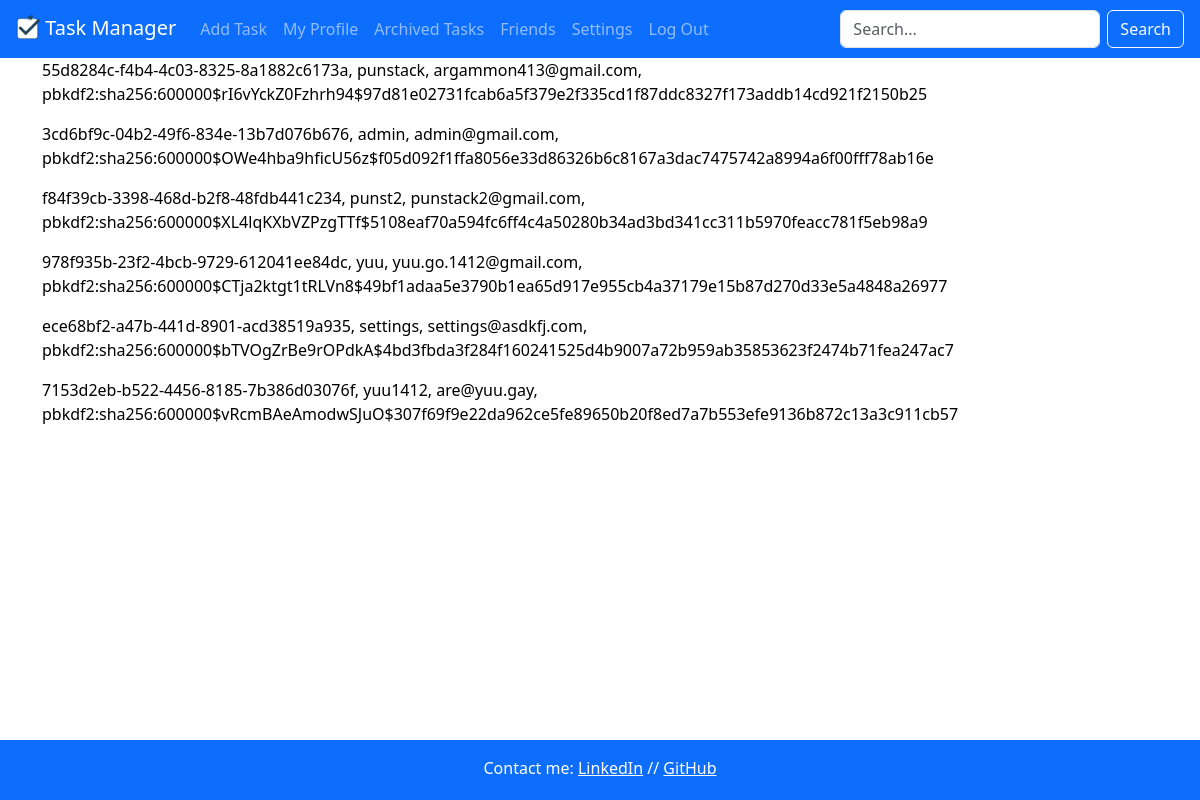
The app's page /view_users (signed in) with its own data.
### app.py (models this page shows, shortened)
class User(db.Model):
    __tablename__ = 'User'
    id = db.Column(db.String(36), primary_key = True, default=lambda: str(uuid.uuid4()))
    user = db.Column(db.String(20), unique = True, nullable = False) # stores original case of username
    user_lower = db.Column(db.String(20), unique = True, nullable = False) # stores lower case version of username
    email = db.Column(db.String(100), unique = True, nullable = False)
    email_lower = db.Column(db.String(100), unique = True, nullable = False)
    password = db.Column(db.String(50), nullable = False)
    tasks = db.relationship('Task', backref='user', lazy = True, cascade = 'all, delete-orphan')
    friends = db.relationship('User',
                              secondary = friends,
                              primaryjoin = (friends.c.user_id == id),
                              secondaryjoin = (friends.c.friend_id == id),
                              backref = db.backref('friended_by', lazy = 'dynamic'), # for loading 'friended_by'
                              lazy = 'dynamic') # for loading 'friends'

### app.py (the view)
@app.route("/view_users")
def view_users():
    return render_template("view_users.html", values=User.query.all())

### app.py (called while the page is built)
@app.before_request
def check_user_existence():
    if "user" in session:
        user_lower = session["user"].lower()
        if not User.query.filter_by(user_lower=user_lower).first():
            session.pop("user", None)
            return redirect(url_for("login"))

### templates/view_users.html
{% extends "layout.html" %}
{% block content %}
{% for item in values %}
<p>{{item.id}}, {{item.user}}, {{item.email}}, {{item.password}}</p>
{% endfor %}
{% endblock %}

### static/style.css (style rules this page uses)
body { min-height: 100vh; display: flex; flex-direction: column; color: #000000; margin: 0; }

### templates/layout.html (style rules this page uses)
html, body { height: 100%; margin: 0; }
body { display: flex; flex-direction: column; }

### records on screen
User: id "55d8284c-f4b4-4c03-8325-8a1882c6173a", user "punstack", email "argammon413@gmail.com", password "pbkdf2:sha256:600000$rI6vYckZ0Fzhrh94$97d81e02731fcab6a5f379e2f335cd1f87ddc8327f173addb14cd921f2150b25"
User: id "3cd6bf9c-04b2-49f6-834e-13b7d076b676", user "admin", email "admin@gmail.com", password "pbkdf2:sha256:600000$OWe4hba9hficU56z$f05d092f1ffa8056e33d86326b6c8167a3dac7475742a8994a6f00fff78ab16e"
User: id "f84f39cb-3398-468d-b2f8-48fdb441c234", user "punst2", email "punstack2@gmail.com", password "pbkdf2:sha256:600000$XL4lqKXbVZPzgTTf$5108eaf70a594fc6ff4c4a50280b34ad3bd341cc311b5970feacc781f5eb98a9"
User: id "978f935b-23f2-4bcb-9729-612041ee84dc", user "yuu", email "yuu.go.1412@gmail.com", password "pbkdf2:sha256:600000$CTja2ktgt1tRLVn8$49bf1adaa5e3790b1ea65d917e955cb4a37179e15b87d270d33e5a4848a26977"
User: id "ece68bf2-a47b-441d-8901-acd38519a935", user "settings", email "settings@asdkfj.com", password "pbkdf2:sha256:600000$bTVOgZrBe9rOPdkA$4bd3fbda3f284f160241525d4b9007a72b959ab35853623f2474b71fea247ac7"
User: id "7153d2eb-b522-4456-8185-7b386d03076f", user "yuu1412", email "are@yuu.gay", password "pbkdf2:sha256:600000$vRcmBAeAmodwSJuO$307f69f9e22da962ce5fe89650b20f8ed7a7b553efe9136b872c13a3c911cb57"
